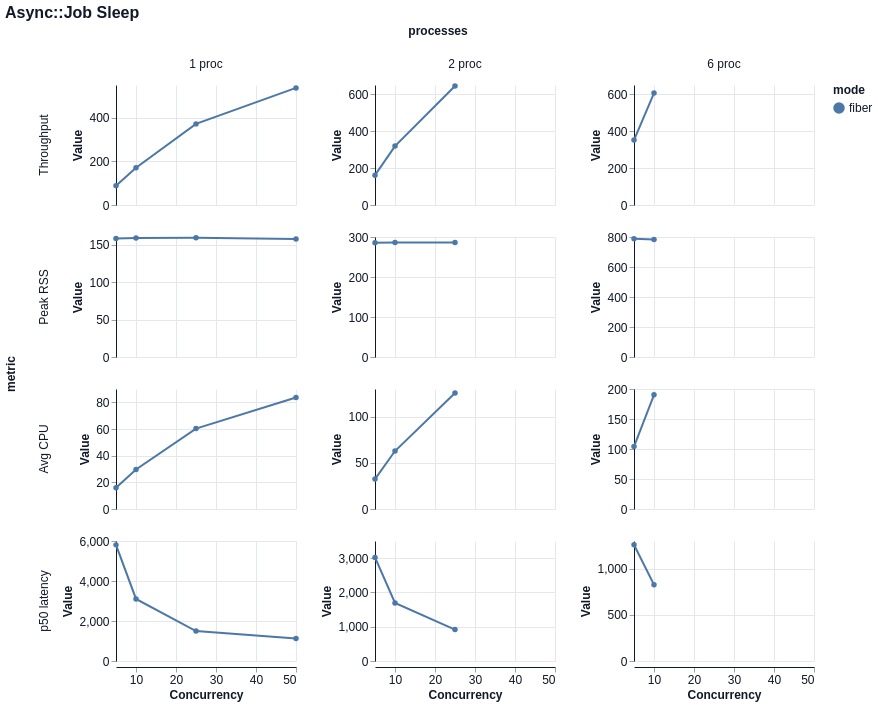

Express this chart as Vega-Lite.
### Vega-Lite specification from a JSON file in a GitHub repository (floating-point values rounded to 4 significant figures)
{"$schema": "https://vega.github.io/schema/vega-lite/v6.json", "title": "Async::Job Sleep", "width": 180, "height": 120, "data": {"values": [{"mode": "fiber", "concurrency": 5, "processes": "1 proc", "metric": "Throughput", "value": 88.2, "unit": "jobs/s"}, {"mode": "fiber", "concurrency": 5, "processes": "1 proc", "metric": "Peak RSS", "value": 157.9, "unit": "MB"}, {"mode": "fiber", "concurrency": 5, "processes": "1 proc", "metric": "Avg CPU", "value": 15.9, "unit": "%"}, {"mode": "fiber", "concurrency": 5, "processes": "1 proc", "metric": "p50 latency", "value": 5806.0, "unit": "ms"}, {"mode": "fiber", "concurrency": 10, "processes": "1 proc", "metric": "Throughput", "value": 170.8, "unit": "jobs/s"}, {"mode": "fiber", "concurrency": 10, "processes": "1 proc", "metric": "Peak RSS", "value": 158.7, "unit": "MB"}, {"mode": "fiber", "concurrency": 10, "processes": "1 proc", "metric": "Avg CPU", "value": 29.6, "unit": "%"}, {"mode": "fiber", "concurrency": 10, "processes": "1 proc", "metric": "p50 latency", "value": 3103.0, "unit": "ms"}, {"mode": "fiber", "concurrency": 25, "processes": "1 proc", "metric": "Throughput", "value": 371.8, "unit": "jobs/s"}, {"mode": "fiber", "concurrency": 25, "processes": "1 proc", "metric": "Peak RSS", "value": 159.0, "unit": "MB"}, {"mode": "fiber", "concurrency": 25, "processes": "1 proc", "metric": "Avg CPU", "value": 60.3, "unit": "%"}, {"mode": "fiber", "concurrency": 25, "processes": "1 proc", "metric": "p50 latency", "value": 1496.0, "unit": "ms"}, {"mode": "fiber", "concurrency": 50, "processes": "1 proc", "metric": "Throughput", "value": 536.6, "unit": "jobs/s"}, {"mode": "fiber", "concurrency": 50, "processes": "1 proc", "metric": "Peak RSS", "value": 157.4, "unit": "MB"}, {"mode": "fiber", "concurrency": 50, "processes": "1 proc", "metric": "Avg CPU", "value": 83.6, "unit": "%"}, {"mode": "fiber", "concurrency": 50, "processes": "1 proc", "metric": "p50 latency", "value": 1120.0, "unit": "ms"}, {"mode": "fiber", "concurrency": 5, "processes": "2 proc", "metric": "Throughput", "value": 161.5, "unit": "jobs/s"}, {"mode": "fiber", "concurrency": 5, "processes": "2 proc", "metric": "Peak RSS", "value": 285.8, "unit": "MB"}, {"mode": "fiber", "concurrency": 5, "processes": "2 proc", "metric": "Avg CPU", "value": 32.4, "unit": "%"}, {"mode": "fiber", "concurrency": 5, "processes": "2 proc", "metric": "p50 latency", "value": 3022.0, "unit": "ms"}, {"mode": "fiber", "concurrency": 10, "processes": "2 proc", "metric": "Throughput", "value": 319.2, "unit": "jobs/s"}, {"mode": "fiber", "concurrency": 10, "processes": "2 proc", "metric": "Peak RSS", "value": 286.1, "unit": "MB"}, {"mode": "fiber", "concurrency": 10, "processes": "2 proc", "metric": "Avg CPU", "value": 62.8, "unit": "%"}, {"mode": "fiber", "concurrency": 10, "processes": "2 proc", "metric": "p50 latency", "value": 1691.0, "unit": "ms"}, {"mode": "fiber", "concurrency": 25, "processes": "2 proc", "metric": "Throughput", "value": 645.0, "unit": "jobs/s"}, {"mode": "fiber", "concurrency": 25, "processes": "2 proc", "metric": "Peak RSS", "value": 286.5, "unit": "MB"}, {"mode": "fiber", "concurrency": 25, "processes": "2 proc", "metric": "Avg CPU", "value": 125.7, "unit": "%"}, {"mode": "fiber", "concurrency": 25, "processes": "2 proc", "metric": "p50 latency", "value": 917.2, "unit": "ms"}, {"mode": "fiber", "concurrency": 5, "processes": "6 proc", "metric": "Throughput", "value": 351.7, "unit": "jobs/s"}, {"mode": "fiber", "concurrency": 5, "processes": "6 proc", "metric": "Peak RSS", "value": 788.3, "unit": "MB"}, {"mode": "fiber", "concurrency": 5, "processes": "6 proc", "metric": "Avg CPU", "value": 104.1, "unit": "%"}, {"mode": "fiber", "concurrency": 5, "processes": "6 proc", "metric": "p50 latency", "value": 1259.0, "unit": "ms"}, {"mode": "fiber", "concurrency": 10, "processes": "6 proc", "metric": "Throughput", "value": 606.3, "unit": "jobs/s"}, {"mode": "fiber", "concurrency": 10, "processes": "6 proc", "metric": "Peak RSS", "value": 784.1, "unit": "MB"}, {"mode": "fiber", "concurrency": 10, "processes": "6 proc", "metric": "Avg CPU", "value": 190.3, "unit": "%"}, {"mode": "fiber", "concurrency": 10, "processes": "6 proc", "metric": "p50 latency", "value": 825.4, "unit": "ms"}]}, "mark": {"type": "line", "point": true, "tooltip": true}, "encoding": {"x": {"field": "concurrency", "type": "quantitative", "title": "Concurrency"}, "y": {"field": "value", "type": "quantitative", "title": "Value"}, "color": {"field": "mode", "type": "nominal"}, "tooltip": [{"field": "mode", "type": "nominal"}, {"field": "concurrency", "type": "quantitative"}, {"field": "processes", "type": "nominal"}, {"field": "metric", "type": "nominal"}, {"field": "percentile", "type": "nominal"}, {"field": "value", "type": "quantitative"}], "row": {"field": "metric", "type": "nominal", "sort": ["Throughput", "Peak RSS", "Avg CPU", "p50 latency"]}, "column": {"field": "processes", "type": "nominal", "sort": null}}, "config": {"background": "white", "axis": {"labelFont": "Helvetica", "titleFont": "Helvetica", "labelFontSize": 12, "titleFontSize": 12, "labelColor": "#111827", "titleColor": "#111827", "domainColor": "#111827", "tickColor": "#9ca3af", "grid": true, "gridColor": "#e5e7eb"}, "header": {"labelFont": "Helvetica", "titleFont": "Helvetica", "labelFontSize": 12, "titleFontSize": 12, "labelColor": "#111827", "titleColor": "#111827"}, "legend": {"labelFont": "Helvetica", "titleFont": "Helvetica", "labelFontSize": 12, "titleFontSize": 12, "labelColor": "#111827", "titleColor": "#111827"}, "title": {"font": "Helvetica", "fontSize": 16, "anchor": "start", "color": "#111827"}, "view": {"stroke": null}}, "resolve": {"scale": {"y": "independent"}}}
